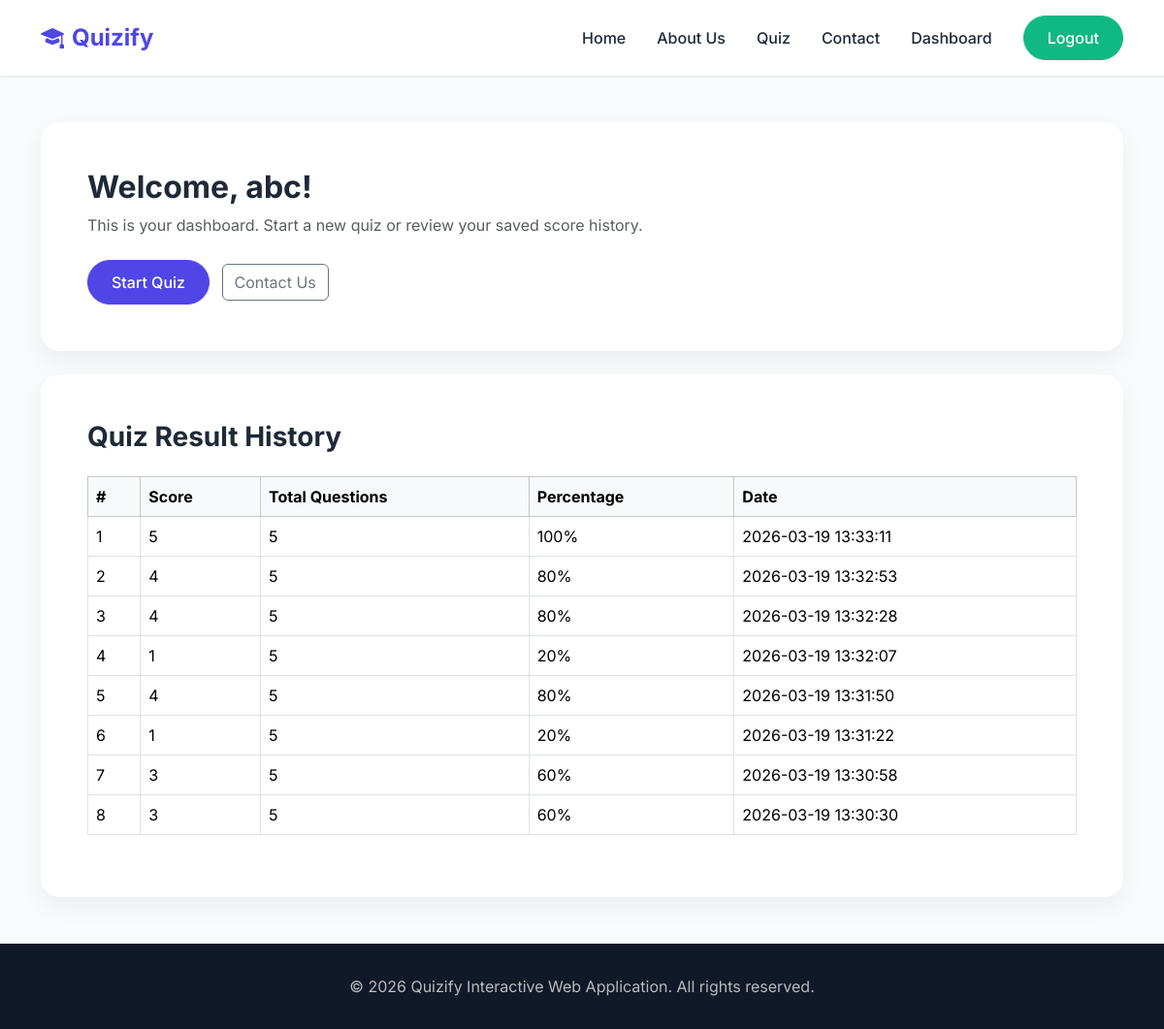
/dashboard.php (signed in), run on the app's committed database.
### tables this page shows
CREATE TABLE IF NOT EXISTS `quiz_results` (
  `id` int NOT NULL AUTO_INCREMENT,
  `user_id` int NOT NULL,
  `score` int NOT NULL,
  `total_questions` int NOT NULL,
  `created_at` timestamp NULL DEFAULT CURRENT_TIMESTAMP,
  PRIMARY KEY (`id`),
  KEY `user_id` (`user_id`)
);

### includes/functions.php (called while the page is built, shortened)
<?php
function sanitize($value) {
    return htmlspecialchars(trim($value), ENT_QUOTES, 'UTF-8');
}
function isLoggedIn() {
    return isset($_SESSION['user_id']);
}
function currentUserName() {
    return $_SESSION['username'] ?? 'Guest';
}
function activeClass($current, $page) {
    return $current === $page ? 'active' : '';
}
?>

### dashboard.php (the view, shortened to what this page needs)
<?php
require_once __DIR__ . '/includes/functions.php';
require_once __DIR__ . '/includes/db.php';
$stmt = $conn->prepare('SELECT score, total_questions, created_at FROM quiz_results WHERE user_id = ? ORDER BY id DESC');
$stmt->bind_param('i', $_SESSION['user_id']);
$stmt->execute();
$results = $stmt->get_result();
$activePage = 'dashboard';
$basePath = '';
require_once __DIR__ . '/includes/header.php';
?>
<main class="py-5">
    <div class="container">
        <div class="quiz-card p-4 p-md-5 mb-4">
            <h2 class="fw-bold mb-2">Welcome, <?= sanitize(currentUserName()); ?>!</h2>
            <p class="text-muted mb-4">This is your dashboard. Start a new quiz or review your saved score history.</p>
            <a href="quiz.php" class="btn btn-primary-custom me-2">Start Quiz</a>
            <a href="contact.php" class="btn btn-outline-secondary">Contact Us</a>
        </div>
        <div class="result-card p-4 p-md-5">
            <h3 class="fw-bold mb-4">Quiz Result History</h3>
            <?php if ($results->num_rows > 0): ?>
                <div class="table-responsive">
                    <table class="table table-bordered align-middle">
                        <thead class="table-light">
                            <tr>
                                <th>#</th>
                                <th>Score</th>
                                <th>Total Questions</th>
                                <th>Percentage</th>
                                <th>Date</th>
                            </tr>
                        </thead>
                        <tbody>
                            <?php $count = 1; while ($row = $results->fetch_assoc()): ?>
                                <tr>
                                    <td><?= $count++; ?></td>
                                    <td><?= $row['score']; ?></td>
                                    <td><?= $row['total_questions']; ?></td>
                                    <td><?= round(($row['score'] / $row['total_questions']) * 100); ?>%</td>
                                    <td><?= $row['created_at']; ?></td>
                                </tr>
                            <?php endwhile; ?>
                        </tbody>
                    </table>
                </div>
            <?php else: ?>
                <div class="alert alert-info mb-0">No quiz results yet. Start your first quiz.</div>
            <?php endif; ?>
        </div>
    </div>
</main>
<?php require_once __DIR__ . '/includes/footer.php'; ?>

### includes/header.php (shortened to what this page needs)
<?php require_once __DIR__ . '/functions.php'; ?>
<!DOCTYPE html>
<html lang="en">
<head>
    <link href="https://cdn.jsdelivr.net/npm/bootstrap@5.3.3/dist/css/bootstrap.min.css" rel="stylesheet">
    <link rel="stylesheet" href="https://cdn.jsdelivr.net/npm/bootstrap-icons@1.11.3/font/bootstrap-icons.min.css">
    <link rel="stylesheet" href="<?= isset($basePath) ? $basePath : '' ?>css/style.css">
</head>
<body>
<nav class="navbar navbar-expand-lg sticky-top">
    <div class="container">
        <a class="navbar-brand" href="<?= isset($basePath) ? $basePath : '' ?>index.php">
            <i class="bi bi-mortarboard-fill me-2"></i>Quizify
        </a>
        <div class="collapse navbar-collapse justify-content-end" id="navbarNav">
            <ul class="navbar-nav align-items-center">
                <li class="nav-item"><a class="nav-link <?= activeClass($activePage ?? '', 'home'); ?>" href="<?= isset($basePath) ? $basePath : '' ?>index.php">Home</a></li>
                <li class="nav-item"><a class="nav-link" href="<?= isset($basePath) ? $basePath : '' ?>index.php#about">About Us</a></li>
                <li class="nav-item"><a class="nav-link <?= activeClass($activePage ?? '', 'quiz'); ?>" href="<?= isLoggedIn() ? (isset($basePath) ? $basePath : '') . 'quiz.php' : (isset($basePath) ? $basePath : '') . 'auth/login.php'; ?>">Quiz</a></li>
                <li class="nav-item"><a class="nav-link <?= activeClass($activePage ?? '', 'contact'); ?>" href="<?= isset($basePath) ? $basePath : '' ?>contact.php">Contact</a></li>
                <?php if (isLoggedIn()): ?>
                    <li class="nav-item"><a class="nav-link <?= activeClass($activePage ?? '', 'dashboard'); ?>" href="<?= isset($basePath) ? $basePath : '' ?>dashboard.php">Dashboard</a></li>
                    <li class="nav-item ms-lg-3 mt-3 mt-lg-0"><a class="btn btn-secondary-custom" href="<?= isset($basePath) ? $basePath : '' ?>auth/logout.php">Logout</a></li>
                <?php else: ?>
                    <li class="nav-item ms-lg-3 mt-3 mt-lg-0"><a class="btn btn-primary-custom" href="<?= isset($basePath) ? $basePath : '' ?>auth/login.php">Login</a></li>
                <?php endif; ?>
            </ul>
        </div>
    </div>
</nav>

### includes/footer.php (shortened to what this page needs)
<footer>
    <div class="container">
        <p class="mb-0">&copy; 2026 Quizify Interactive Web Application. All rights reserved.</p>
    </div>
</footer>
</body>
</html>

### css/style.css (style rules this page uses)
:root { --primary-color: #4f46e5; --primary-hover: #4338ca; --secondary-color: #10b981; --bg-color: #f9fafb; --text-color: #1f2937; --text-muted: #6b7280; --card-bg: #ffffff; --footer-bg: #111827; }
body { font-family: 'Inter', system-ui, -apple-system, sans-serif; background-color: var(--bg-color); color: var(--text-color); display: flex; flex-direction: column; min-height: 100vh; }
main { flex: 1; }
.navbar { background-color: var(--card-bg) !important; box-shadow: 0 1px 3px rgba(0, 0, 0, 0.1); padding-top: 1rem; padding-bottom: 1rem; }
.navbar-brand { font-weight: 700; color: var(--primary-color) !important; font-size: 1.5rem; }
.nav-link { font-weight: 500; color: var(--text-color) !important; transition: color 0.2s ease; margin-left: 0.5rem; margin-right: 0.5rem; }
.btn-primary-custom { background-color: var(--primary-color); border-color: var(--primary-color); color: white; font-weight: 500; padding: 0.6rem 1.5rem; border-radius: 50px; transition: all 0.3s ease; }
.btn-secondary-custom { background-color: var(--secondary-color); border-color: var(--secondary-color); color: white; font-weight: 500; padding: 0.6rem 1.5rem; border-radius: 50px; transition: all 0.3s ease; }
footer { background-color: var(--footer-bg); color: rgba(255, 255, 255, 0.7); padding: 2rem 0; text-align: center; margin-top: auto; }
.auth-card, .quiz-card, .result-card { background: var(--card-bg); border-radius: 20px; box-shadow: 0 10px 25px rgba(0, 0, 0, 0.05); border: none; overflow: hidden; }

### data on the page
quiz_results: score "5", total_questions "5", ($row['score'] / $row['total_questions']) * 100 "100", created_at "2026-03-19 13:33:11"
quiz_results: score "4", total_questions "5", ($row['score'] / $row['total_questions']) * 100 "80", created_at "2026-03-19 13:32:53"
quiz_results: score "4", total_questions "5", ($row['score'] / $row['total_questions']) * 100 "80", created_at "2026-03-19 13:32:28"
quiz_results: score "1", total_questions "5", ($row['score'] / $row['total_questions']) * 100 "20", created_at "2026-03-19 13:32:07"
quiz_results: score "4", total_questions "5", ($row['score'] / $row['total_questions']) * 100 "80", created_at "2026-03-19 13:31:50"
quiz_results: score "1", total_questions "5", ($row['score'] / $row['total_questions']) * 100 "20", created_at "2026-03-19 13:31:22"
quiz_results: score "3", total_questions "5", ($row['score'] / $row['total_questions']) * 100 "60", created_at "2026-03-19 13:30:58"
quiz_results: score "3", total_questions "5", ($row['score'] / $row['total_questions']) * 100 "60", created_at "2026-03-19 13:30:30"

### other printed values
currentUserName() "abc"
